Frame 1 (no input): blank canvas, image omitted
Frame 60 (the mouse pressed at the canvas centre just before this capture): blank canvas, image omitted
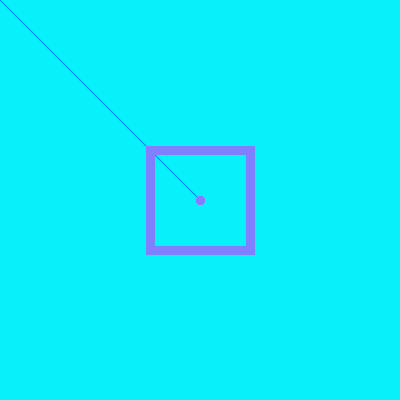
Frame 120 (the mouse held since frame 60 and released just before this capture)

The Processing sketch whose frames 1 and 60 were blank and that drew this single picture after the mouse press (run headless with seeded random() and noise(); from frame 60 on, the mouse is pressed at the canvas centre):

// Processing sketch: processing_181069
// ── processing_181069.pde

//a varible that can be true/false
boolean mouseDown=false;

void setup() {
  size(400,400);
  background(#08F0FA);
  smooth();
}

void draw() {

  if (mousePressed == true) {
    strokeWeight(map(pmouseX,0,400,1,16));
    stroke(map(pmouseX,0,400,0,256),map(mouseX,0,400,0,256), 256, 256);
    rectMode(CENTER);
    rect(mouseX, mouseY, 100, 100);
    line(pmouseX, pmouseY, mouseX, mouseY) ;
 }

}

void mousePressed() {
  strokeWeight(3);
  noFill();
  ellipse(mouseX,mouseY, 25, 25);
  }

void mouseReleased() {

}


void keyPressed() {
background(225);

}
 
